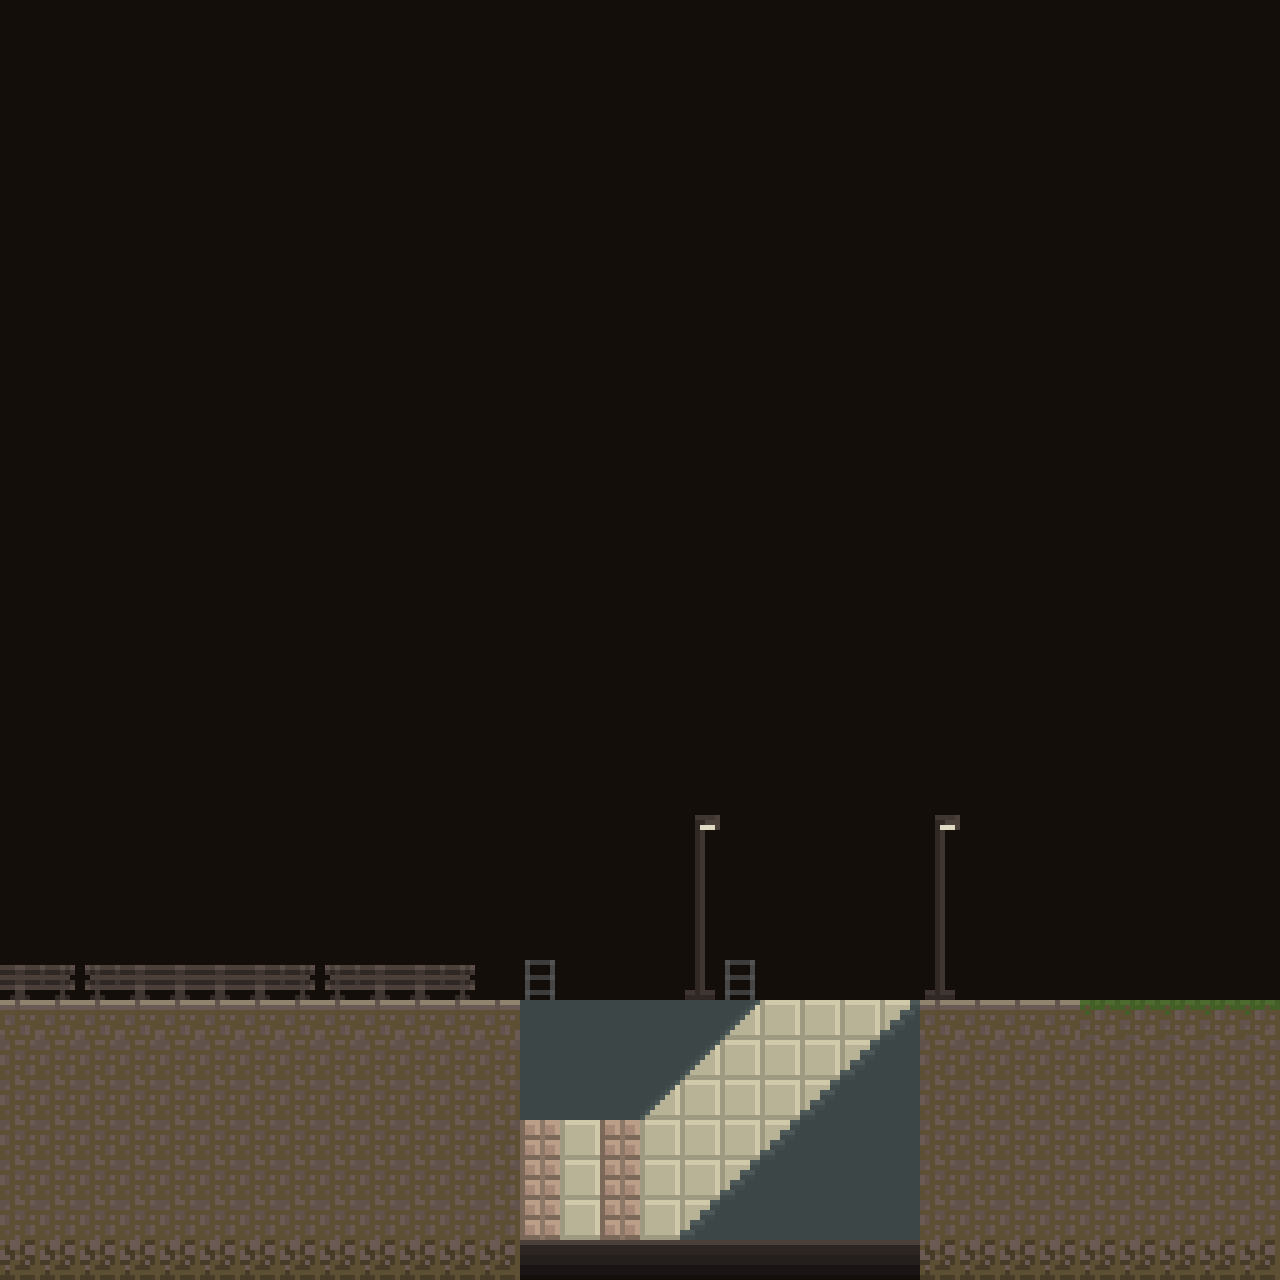

This game map was drawn from its Tiled (.tmx) file and the tilesets committed beside it. A one-line description and the trimmed map source follow:
An orthogonal 32x32 tile map with 40x40 px tiles, 5 tile layers (bg, walls, subDecals, decals, ...).

<map version="1.0" orientation="orthogonal" renderorder="left-up" width="32" height="32" tilewidth="40" tileheight="40" nextobjectid="13">
 <tileset firstgid="1" name="tilesetBig" tilewidth="40" tileheight="40">
  <image source="../assets/tilesetBig.png" width="640" height="640" />
 </tileset>
 <layer name="bg" width="32" height="32">
  <data>[1024 cells, 1024 non-empty, 1 distinct tile ids]</data>
 </layer>
 <layer name="walls" width="32" height="32">
  <data>[1024 cells, 50 non-empty, 2 distinct tile ids]</data>
 </layer>
 <layer name="subDecals" width="32" height="32">
  <data>[1024 cells, 10 non-empty, 2 distinct tile ids]</data>
 </layer>
 <objectgroup name="objectsLayer" />
 <layer name="decals" width="32" height="32">
  <data>[1024 cells, 31 non-empty, 10 distinct tile ids]</data>
 </layer>
 <layer name="layer" width="32" height="32">
  <data>[1024 cells, 191 non-empty, 6 distinct tile ids]</data>
 </layer>
</map>